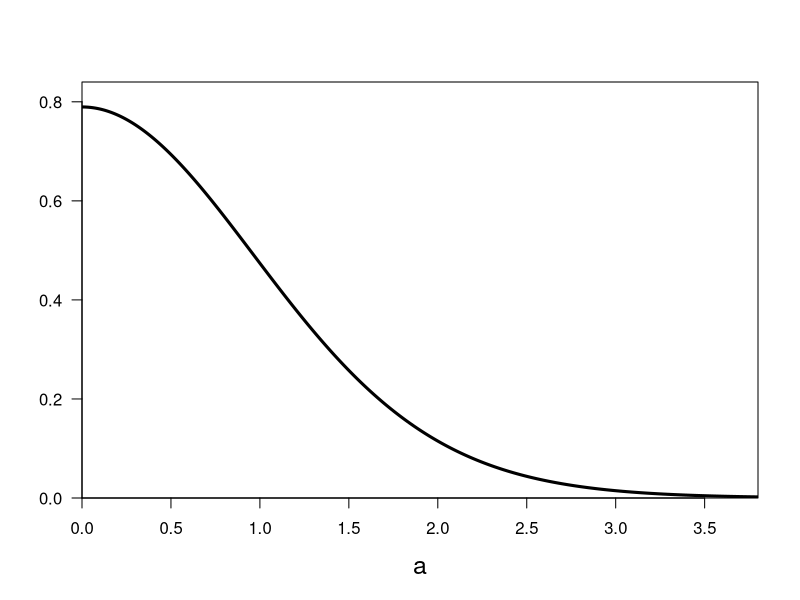

Write the R code that produced this figure. (Note: this script raises an error after producing the figure.)
print('file: SolutionAbs-t-test.R')
# EXERCISE & SOLUTION: t-test with modified test statistic a = abs(t) 
x = c(1.5,0.3,1.8,-1.4,0.8,3.0,-0.3,0.2,-0.4,1.9,0.0,0.3,-1.0,
      1.2,3.8,0.5,-0.8,2.0,1.1,1.2,-0.4,2.7,0.5,-1.4,1.1)
Tair = 0
xmean = mean(x); print(c(round(xmean,2),'sample mean (deg.C)'))
n = length(x); nu = n-1
SE = sd(x)/sqrt(n)
print(c(round(sd(x),2),'s = sd(x) (deg.C)'))
print(c(round(var(x),2),'s = var(x) (deg.C)^2'))
print(c(round(SE,4),'standard error of the mean (deg.C)'))
aobs = abs(xmean-Tair)/SE; aobsr = round(aobs,3)
print(c(round(aobs,2),'abs(xmean-mu0)/SE'))
avalue = abs(xmean-Tair)/SE
print(c(round(avalue,3),'avalue (pedestrian)'))
# p-value:
integrand = function(y) 2*dt(y,nu)
pvalue = integrate(integrand,lower=aobs,upper=Inf)$value
pr = round(pvalue,3)
# ---------------------------------------------------
aarr = seq(0,4,0.01)
faarr = 2*dt(aarr,nu)
alpha = 0.05
ac = -qt(alpha/2,nu); acr = round(ac,3)
print(c(round(ac,3),'ac'))
avalue = integrate(integrand,lower=ac,upper=Inf)$value
sflag = 1
if (sflag == 1) {
  # png('ExerciseAbst220404.png',width=16,height=16,units='cm',res=300)
  plot(aarr,faarr,type='l',lwd=3,col='black',
       xlab='a',ylab=NA,las=1,cex=0.4,xlim=c(0,3.8),
       ylim=c(0,0.84),xaxs='i',yaxs='i',cex.lab=1.5)
  title(ylab=TeX('$Half-Student-t(a;\\,\\nu = 24)$'),line=2.5,cex.lab=1.5)
  x1=aobs; x2=max(aarr); y1=2*dt(x1,nu); y2=2*dt(x2,nu); dx=(x2-x1)/50; 
  xn=seq(x1,x2,dx); yn=2*dt(xn,nu); xf=c(x2,x1,xn); yf=c(0,0,yn) 
  polygon(xf,yf,col='blue')
  text(0.5,0.1,bquote(~alpha == .(alpha)),col='red',pos=1,cex=1.5)
  text(0.5,0.2,bquote(~a[c] == .(acr)),col='red',pos=1,cex=1.5)
  text(0.5,0.3,bquote(~a[obs] == .(aobsr)),col='blue',pos=1,cex=1.5)
  text(0.5,0.4,bquote(~p == .(pr)),col='blue',pos=1,cex=1.5)
  abline(v=aobs,col='blue',lty=1)
  text(2.713,0.7,TeX('$a_{obs}$'),col='blue',pos=4,cex=1.5)
  text(2.713,0.04,as.character(pr),col='blue',pos=4,cex=1.5)
  abline(v=ac,col='red',lty=2)
  text(ac+0.1,0.7,TeX('$a_c$'),col='red',pos=4,cex=1.5)
  # dev.off()
}
